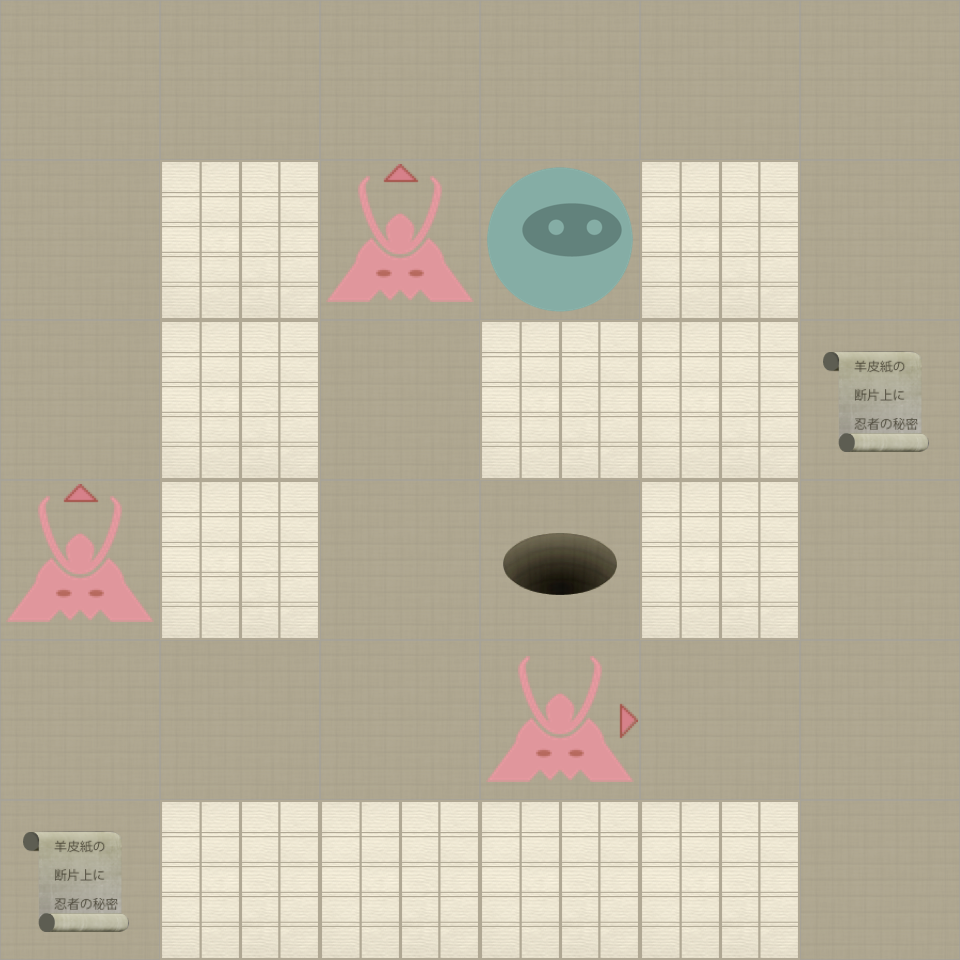

The image is a tile-based game level rendered from a .tmx file. Its description and source (layers, tilesets, objects; grid data summarised) follow:
An orthogonal 6x6 tile map with 160x160 px tiles, 2 tile layers (Level, Actors).

<map version="1.0" orientation="orthogonal" width="6" height="6" tilewidth="160" tileheight="160">
 <properties>
  <property name="moves" value="6" />
 </properties>
 <tileset firstgid="1" name="tiles" tilewidth="160" tileheight="160" spacing="2" margin="2">
  <image source="tiles-ipadhd.png" width="1024" height="1024" />
  <tile id="0">
   <properties>
    <property name="actor" value="exit" />
   </properties>
  </tile>
  <tile id="2">
   <properties>
    <property name="actor" value="guard" />
    <property name="direction" value="down" />
   </properties>
  </tile>
  <tile id="3">
   <properties>
    <property name="actor" value="guard" />
    <property name="direction" value="left" />
   </properties>
  </tile>
  <tile id="4">
   <properties>
    <property name="actor" value="guard" />
    <property name="direction" value="right" />
   </properties>
  </tile>
  <tile id="5">
   <properties>
    <property name="actor" value="guard" />
    <property name="direction" value="up" />
   </properties>
  </tile>
  <tile id="7">
   <properties>
    <property name="actor" value="player" />
   </properties>
  </tile>
  <tile id="8">
   <properties>
    <property name="actor" value="scroll" />
   </properties>
  </tile>
  <tile id="9">
   <properties>
    <property name="wall" value="1" />
   </properties>
  </tile>
 </tileset>
 <layer name="Level" width="6" height="6">
  <data>[36 cells, 36 non-empty, 2 distinct tile ids]</data>
 </layer>
 <layer name="Actors" width="6" height="6">
  <data>[36 cells, 7 non-empty, 5 distinct tile ids]</data>
 </layer>
</map>
